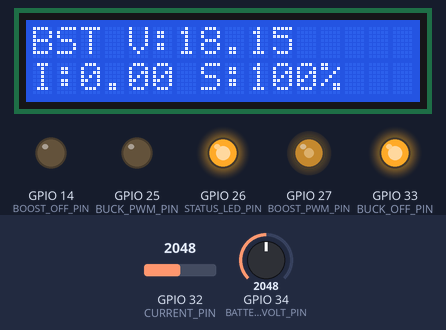
A sketch run on a simulated ESP32. Shown: 16×2 character LCD, output pins drawn as LEDs (lit = HIGH). Inputs (shaded band) come from the test bench; at power-on: GPIO 32 (CURRENT_PIN) = 2048, GPIO 34 (BATTERY_VOLT_PIN) = 2048 (analog values on the 0–4095 scale). What the sketch prints to the serial monitor is not drawn.

Above: at 14.2 s.
14.3 s: GPIO 32 (CURRENT_PIN) set to 3338
At 15.2 s:
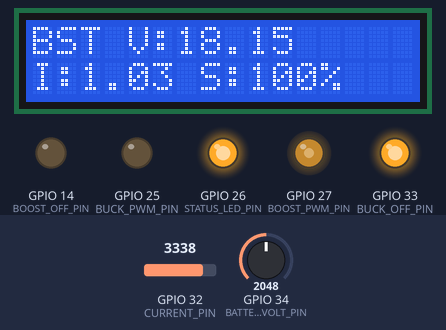
15.9 s: GPIO 32 (CURRENT_PIN) set to 3466
At 17.3 s:
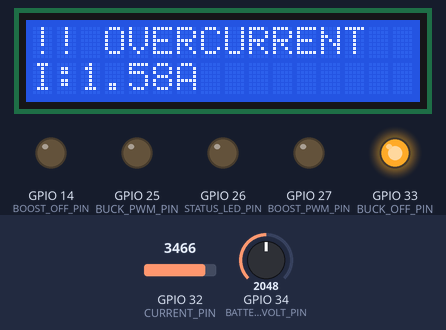
18.9 s: GPIO 34 (BATTERY_VOLT_PIN) set to 1434
21.9 s: GPIO 34 (BATTERY_VOLT_PIN) set to 1341
At 24.7 s:
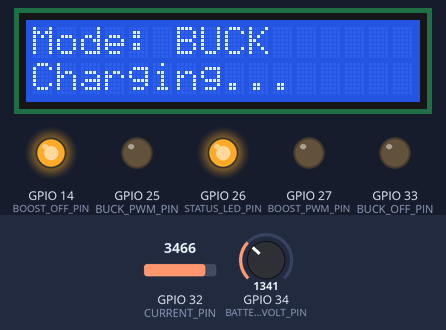
24.9 s: GPIO 32 (CURRENT_PIN) set to 2866
At 25.6 s:
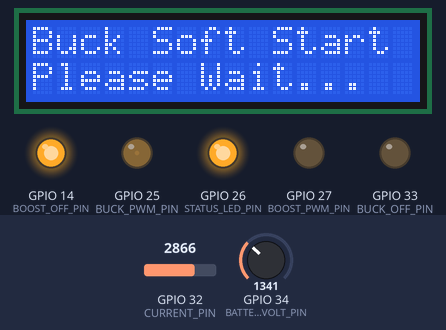
26.6 s: GPIO 32 (CURRENT_PIN) set to 3603
At 27.0 s:
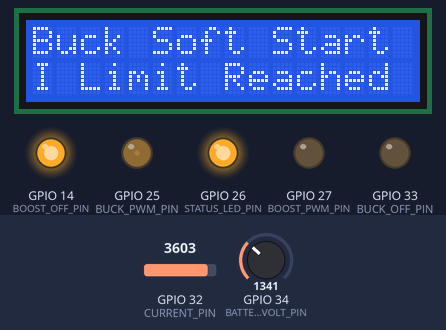
Timing chart, 0 to 30.6 s (numbered marks = the images above; inputs shaded):
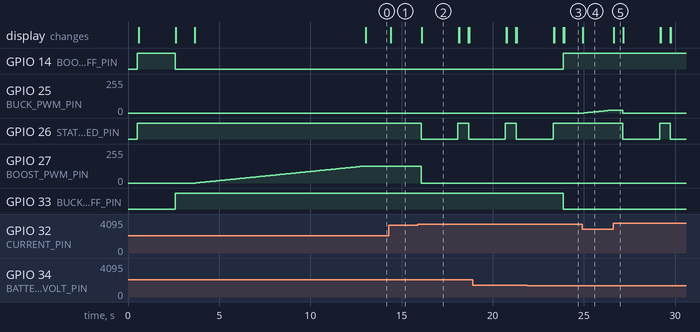

Measured:
- the behaviour switches between 3400 and 3401 on GPIO 32 (CURRENT_PIN) (found by bisection; images 1 and 2)
- the behaviour switches between 1388 and 1387 on GPIO 34 (BATTERY_VOLT_PIN) (found by bisection; images 2 and 3)
- after the input at 14.3 s, the display: changes after 0.10 s (image 1)
- after the input at 15.9 s, GPIO 26 (STATUS_LED_PIN): HIGH → LOW after 0.17 s, → HIGH 2.0 s later, → LOW 0.58 s later; GPIO 27 (BOOST_PWM_PIN): 127/255 → 0/255 after 0.17 s; the display: changes after 0.20 s (image 2)
- after the input at 21.9 s, GPIO 14 (BOOST_OFF_PIN): LOW → HIGH after 2.0 s; GPIO 26 (STATUS_LED_PIN): goes on until 23.3 s, then stays HIGH; GPIO 33 (BUCK_OFF_PIN): HIGH → LOW after 2.0 s; the display: first differs from a run without the input after 2.0 s (image 3)
- after the input at 24.9 s, GPIO 25 (BUCK_PWM_PIN): moves from 0/255 to 22/255 over 1.5 s, starting after 0.10 s; GPIO 26 (STATUS_LED_PIN): stays HIGH (without the input it goes to LOW after 0.59 s)
- after the input at 26.6 s, GPIO 26 (STATUS_LED_PIN): HIGH → LOW after 0.53 s, → HIGH 2.0 s later, → LOW 0.58 s later; the display: changes at once (image 5)

The sketch:

sketch_apr7a.ino
```cpp
#include <Wire.h>
#include <LiquidCrystal_I2C.h>

// ================= PIN DEFINITIONS =================
#define BUCK_PWM_PIN      25
#define BOOST_PWM_PIN     27      // change if needed
#define BUCK_OFF_PIN      33      // turns buck switch OFF
#define BOOST_OFF_PIN     14      // change if needed
#define BATTERY_VOLT_PIN  34
#define CURRENT_PIN       32
#define STATUS_LED_PIN    26

// ================= PWM SETTINGS =================
#define PWM_FREQ    30000
#define PWM_RES     10
#define DUTY_MAX    1023

// ================= LCD =================
LiquidCrystal_I2C lcd(0x27, 16, 2);

// ================= CALIBRATION =================
float voltageScale  = 11.0;   // voltage divider scale
float currentOffset = 2.5;
float currentScale  = 0.185;

// ================= BUCK PARAMETERS =================
#define BUCK_FIXED_DUTY     511   // about 50%
#define BUCK_CURRENT_LIMIT  1.3
#define RAMP_STEP_DELAY     15

// ================= BOOST PARAMETERS =================
#define BOOST_FIXED_DUTY    511   // about 50%
#define BOOST_CURRENT_LIMIT 1.3

// ================= SOC THRESHOLDS =================
// Approximate lead-acid thresholds using battery voltage
#define SOC70_HIGH_V   12.5   // switch to boost above this
#define SOC70_LOW_V    12.3   // return to buck below this

// ================= MODE STATE =================
enum Mode {
  MODE_BUCK,
  MODE_BOOST
};

Mode currentMode = MODE_BUCK;

// ================= HELPER: READ ADC AVERAGE =================
float readADC(int pin) {
  long sum = 0;
  for (int i = 0; i < 20; i++) {
    sum += analogRead(pin);
    delayMicroseconds(50);
  }
  return sum / 20.0;
}

// ================= HELPER: READ BATTERY VOLTAGE =================
float readBatteryVoltage() {
  float rawV = readADC(BATTERY_VOLT_PIN);
  float adcV = (rawV / 4095.0) * 3.3;
  return adcV * voltageScale;
}

// ================= HELPER: READ CURRENT =================
float readCurrent() {
  float rawI    = readADC(CURRENT_PIN);
  float adcI    = (rawI / 4095.0) * 3.3;
  float current = (adcI - currentOffset) / currentScale;
  return (current < 0) ? 0 : current;
}

// ================= HELPER: ESTIMATE SOC =================
float estimateSOC(float battV) {
  // Very simple lead-acid voltage to SOC estimate
  if (battV >= 12.7) return 100.0;
  if (battV >= 12.5) return 80.0;
  if (battV >= 12.4) return 70.0;
  if (battV >= 12.2) return 50.0;
  if (battV >= 12.0) return 25.0;
  return 10.0;
}

// ================= ALL PWM OFF =================
void allPWMOff() {
  ledcWrite(BUCK_PWM_PIN, 0);
  ledcWrite(BOOST_PWM_PIN, 0);
}

// ================= CONFIGURE BUCK MODE =================
void setBuckMode() {
  currentMode = MODE_BUCK;

  allPWMOff();

  // Buck active, boost disabled
  digitalWrite(BUCK_OFF_PIN, LOW);    // buck path enabled
  digitalWrite(BOOST_OFF_PIN, HIGH);  // boost path disabled

  lcd.clear();
  lcd.setCursor(0, 0);
  lcd.print("Mode: BUCK      ");
  lcd.setCursor(0, 1);
  lcd.print("Charging...     ");

  Serial.println(">> Switched to BUCK mode");
  delay(1000);
}

// ================= CONFIGURE BOOST MODE =================
void setBoostMode() {
  currentMode = MODE_BOOST;

  allPWMOff();

  // Boost active, buck disabled
  digitalWrite(BUCK_OFF_PIN, HIGH);   // buck path disabled
  digitalWrite(BOOST_OFF_PIN, LOW);   // boost path enabled

  lcd.clear();
  lcd.setCursor(0, 0);
  lcd.print("Mode: BOOST     ");
  lcd.setCursor(0, 1);
  lcd.print("Discharging...  ");

  Serial.println(">> Switched to BOOST mode");
  delay(1000);
}

// ================= BUCK SOFT START =================
void softStartBuck() {
  lcd.clear();
  lcd.setCursor(0, 0);
  lcd.print("Buck Soft Start ");
  lcd.setCursor(0, 1);
  lcd.print("Please Wait...  ");
  Serial.println(">> Buck soft-start...");

  for (int d = 0; d <= BUCK_FIXED_DUTY; d++) {
    ledcWrite(BUCK_PWM_PIN, d);
    delay(RAMP_STEP_DELAY);

    float I = readCurrent();
    if (I > BUCK_CURRENT_LIMIT) {
      Serial.print(">> Buck ramp stopped at duty ");
      Serial.print(d);
      Serial.print(" | I = ");
      Serial.print(I, 2);
      Serial.println(" A");

      lcd.setCursor(0, 1);
      lcd.print("I Limit Reached ");
      delay(500);
      break;
    }
  }

  lcd.clear();
}

// ================= BOOST SOFT START =================
void softStartBoost() {
  lcd.clear();
  lcd.setCursor(0, 0);
  lcd.print("Boost SoftStart ");
  lcd.setCursor(0, 1);
  lcd.print("Please Wait...  ");
  Serial.println(">> Boost soft-start...");

  for (int d = 0; d <= BOOST_FIXED_DUTY; d++) {
    ledcWrite(BOOST_PWM_PIN, d);
    delay(RAMP_STEP_DELAY);

    float I = readCurrent();
    if (I > BOOST_CURRENT_LIMIT) {
      Serial.print(">> Boost ramp stopped at duty ");
      Serial.print(d);
      Serial.print(" | I = ");
      Serial.print(I, 2);
      Serial.println(" A");

      lcd.setCursor(0, 1);
      lcd.print("I Limit Reached ");
      delay(500);
      break;
    }
  }

  lcd.clear();
}

// ================= CHECK AND UPDATE MODE =================
void updateModeFromSOC() {
  float battV = readBatteryVoltage();

  // Hysteresis
  if (currentMode == MODE_BUCK && battV > SOC70_HIGH_V) {
    setBoostMode();
    softStartBoost();
  }
  else if (currentMode == MODE_BOOST && battV < SOC70_LOW_V) {
    setBuckMode();
    softStartBuck();
  }
}

// ================= SETUP =================
void setup() {
  Serial.begin(115200);
  delay(500);

  // PWM attach
  ledcAttach(BUCK_PWM_PIN, PWM_FREQ, PWM_RES);
  ledcAttach(BOOST_PWM_PIN, PWM_FREQ, PWM_RES);

  allPWMOff();

  pinMode(BUCK_OFF_PIN, OUTPUT);
  pinMode(BOOST_OFF_PIN, OUTPUT);
  pinMode(STATUS_LED_PIN, OUTPUT);

  digitalWrite(BUCK_OFF_PIN, LOW);
  digitalWrite(BOOST_OFF_PIN, HIGH);
  digitalWrite(STATUS_LED_PIN, HIGH);

  analogReadResolution(12);

  Wire.begin(21, 22);
  lcd.init();
  lcd.backlight();
  lcd.clear();

  float battV = readBatteryVoltage();

  lcd.setCursor(0, 0);
  lcd.print("Battery Check   ");
  lcd.setCursor(0, 1);
  lcd.print("V:");
  lcd.print(battV, 2);
  lcd.print("V");
  delay(2000);

  Serial.println("================================");
  Serial.println(" Bidirectional Converter System ");
  Serial.println("================================");

  if (battV > SOC70_HIGH_V) {
    setBoostMode();
    softStartBoost();
  } else {
    setBuckMode();
    softStartBuck();
  }
}

// ================= MAIN LOOP =================
void loop() {
  updateModeFromSOC();

  float battV   = readBatteryVoltage();
  float current = readCurrent();
  float power   = battV * current;
  float soc     = estimateSOC(battV);

  // -------- OVERCURRENT GUARD --------
  if ((currentMode == MODE_BUCK && current > BUCK_CURRENT_LIMIT) ||
      (currentMode == MODE_BOOST && current > BOOST_CURRENT_LIMIT)) {

    allPWMOff();
    digitalWrite(STATUS_LED_PIN, LOW);

    lcd.clear();
    lcd.setCursor(0, 0);
    lcd.print("!! OVERCURRENT  ");
    lcd.setCursor(0, 1);
    lcd.print("I:");
    lcd.print(current, 2);
    lcd.print("A");

    Serial.print("!! OVERCURRENT | I = ");
    Serial.print(current, 2);
    Serial.println(" A");

    delay(2000);
    digitalWrite(STATUS_LED_PIN, HIGH);

    if (currentMode == MODE_BUCK) {
      softStartBuck();
    } else {
      softStartBoost();
    }

    return;
  }

  // -------- APPLY FIXED DUTY --------
  if (currentMode == MODE_BUCK) {
    ledcWrite(BUCK_PWM_PIN, BUCK_FIXED_DUTY);
    ledcWrite(BOOST_PWM_PIN, 0);
  } else {
    ledcWrite(BOOST_PWM_PIN, BOOST_FIXED_DUTY);
    ledcWrite(BUCK_PWM_PIN, 0);
  }

  // -------- LCD DISPLAY --------
  lcd.setCursor(0, 0);
  if (currentMode == MODE_BUCK) {
    lcd.print("BCK ");
  } else {
    lcd.print("BST ");
  }
  lcd.print("V:");
  lcd.print(battV, 2);
  lcd.print("   ");

  lcd.setCursor(0, 1);
  lcd.print("I:");
  lcd.print(current, 2);
  lcd.print(" S:");
  lcd.print((int)soc);
  lcd.print("%   ");

  // -------- SERIAL MONITOR --------
  Serial.print("Mode: ");
  Serial.print((currentMode == MODE_BUCK) ? "BUCK" : "BOOST");
  Serial.print(" | Vbat: ");
  Serial.print(battV, 2);
  Serial.print(" V | I: ");
  Serial.print(current, 2);
  Serial.print(" A | P: ");
  Serial.print(power, 2);
  Serial.print(" W | SOC: ");
  Serial.print(soc, 0);
  Serial.println(" %");

  delay(300);
}
```
